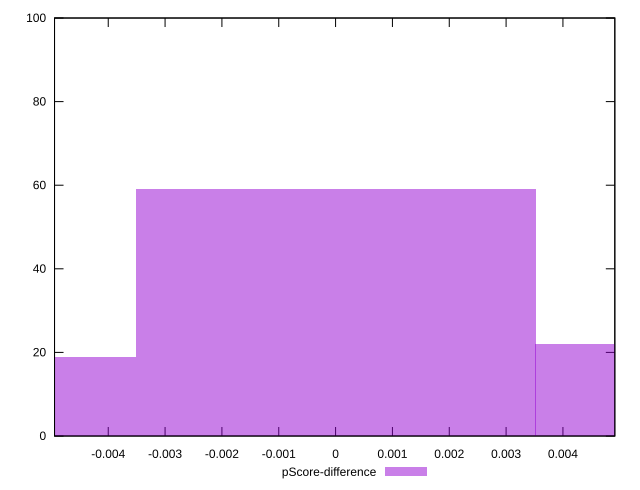

Write gnuplot code to recreate this figure.
reset

$pScoreDifference <<EOF
0 59
-0.0070349043640096694 19
0.0070349043640096694 22
EOF

set key outside below
set boxwidth 0.0070349043640096694
set xrange [-0.004944961039150764:0.004912964541741505]
set yrange [0:100]
set trange [0:100]
set style fill transparent solid 0.5 noborder
set terminal svg size 640, 490 enhanced background rgb 'white'
set output "report_00009_2021-02-08T22-37-41.559Z/interactive/samples/pages+cached+noadtech/pScore-difference/histogram.svg"

plot $pScoreDifference title "pScore-difference" with boxes

reset
